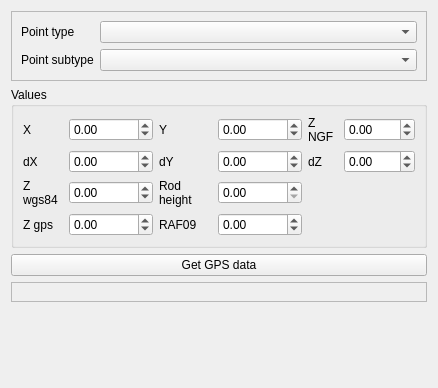
<?xml version="1.0" encoding="UTF-8"?>
<ui version="4.0">
 <class>Form_base3</class>
 <widget class="QWidget" name="Form_base3">
  <property name="geometry">
   <rect>
    <x>0</x>
    <y>0</y>
    <width>438</width>
    <height>388</height>
   </rect>
  </property>
  <property name="windowTitle">
   <string>Form</string>
  </property>
  <layout class="QVBoxLayout" name="verticalLayout">
   <item>
    <widget class="QFrame" name="frame">
     <property name="frameShape">
      <enum>QFrame::StyledPanel</enum>
     </property>
     <property name="frameShadow">
      <enum>QFrame::Raised</enum>
     </property>
     <layout class="QFormLayout" name="formLayout_2">
      <item row="0" column="0">
       <widget class="QLabel" name="label">
        <property name="text">
         <string>Point type</string>
        </property>
       </widget>
      </item>
      <item row="0" column="1">
       <widget class="QComboBox" name="comboBox_type"/>
      </item>
      <item row="1" column="0">
       <widget class="QLabel" name="label_2">
        <property name="text">
         <string>Point subtype</string>
        </property>
       </widget>
      </item>
      <item row="1" column="1">
       <widget class="QComboBox" name="comboBox_subtype"/>
      </item>
     </layout>
    </widget>
   </item>
   <item>
    <widget class="QGroupBox" name="groupBox_2">
     <property name="title">
      <string>Values</string>
     </property>
     <layout class="QGridLayout" name="gridLayout_2">
      <item row="4" column="0">
       <widget class="QLabel" name="label_13">
        <property name="text">
         <string>Z wgs84</string>
        </property>
        <property name="wordWrap">
         <bool>true</bool>
        </property>
       </widget>
      </item>
      <item row="1" column="3">
       <widget class="QDoubleSpinBox" name="doubleSpinBox_dY">
        <property name="minimum">
         <double>-1.000000000000000</double>
        </property>
       </widget>
      </item>
      <item row="0" column="1">
       <widget class="QDoubleSpinBox" name="doubleSpinBox_X">
        <property name="minimum">
         <double>-1.000000000000000</double>
        </property>
        <property name="maximum">
         <double>9999999.000000000000000</double>
        </property>
       </widget>
      </item>
      <item row="1" column="2">
       <widget class="QLabel" name="label_14">
        <property name="text">
         <string>dY</string>
        </property>
       </widget>
      </item>
      <item row="0" column="0">
       <widget class="QLabel" name="label_5">
        <property name="text">
         <string>X</string>
        </property>
       </widget>
      </item>
      <item row="5" column="1">
       <widget class="QDoubleSpinBox" name="doubleSpinBox_Zgps">
        <property name="minimum">
         <double>-100.000000000000000</double>
        </property>
        <property name="maximum">
         <double>9999.000000000000000</double>
        </property>
       </widget>
      </item>
      <item row="4" column="1">
       <widget class="QDoubleSpinBox" name="doubleSpinBox_Zwgs84">
        <property name="minimum">
         <double>-100.000000000000000</double>
        </property>
        <property name="maximum">
         <double>9999.000000000000000</double>
        </property>
       </widget>
      </item>
      <item row="5" column="2">
       <widget class="QLabel" name="label_16">
        <property name="text">
         <string>RAF09</string>
        </property>
        <property name="wordWrap">
         <bool>true</bool>
        </property>
       </widget>
      </item>
      <item row="5" column="0">
       <widget class="QLabel" name="label_18">
        <property name="text">
         <string>Z gps</string>
        </property>
        <property name="wordWrap">
         <bool>true</bool>
        </property>
       </widget>
      </item>
      <item row="4" column="3">
       <widget class="QDoubleSpinBox" name="doubleSpinBox_hautperche"/>
      </item>
      <item row="5" column="3">
       <widget class="QDoubleSpinBox" name="doubleSpinBox_raf09">
        <property name="minimum">
         <double>-999.000000000000000</double>
        </property>
        <property name="maximum">
         <double>999.000000000000000</double>
        </property>
       </widget>
      </item>
      <item row="4" column="2">
       <widget class="QLabel" name="label_22">
        <property name="text">
         <string>Rod height</string>
        </property>
        <property name="wordWrap">
         <bool>true</bool>
        </property>
       </widget>
      </item>
      <item row="0" column="2">
       <widget class="QLabel" name="label_9">
        <property name="text">
         <string>Y</string>
        </property>
       </widget>
      </item>
      <item row="0" column="4">
       <widget class="QLabel" name="label_11">
        <property name="text">
         <string>Z NGF</string>
        </property>
        <property name="wordWrap">
         <bool>true</bool>
        </property>
       </widget>
      </item>
      <item row="0" column="3">
       <widget class="QDoubleSpinBox" name="doubleSpinBox_Y">
        <property name="minimum">
         <double>-1.000000000000000</double>
        </property>
        <property name="maximum">
         <double>9999999.000000000000000</double>
        </property>
       </widget>
      </item>
      <item row="0" column="5">
       <widget class="QDoubleSpinBox" name="doubleSpinBox_Z">
        <property name="enabled">
         <bool>true</bool>
        </property>
        <property name="minimum">
         <double>-100.000000000000000</double>
        </property>
        <property name="maximum">
         <double>9999.000000000000000</double>
        </property>
       </widget>
      </item>
      <item row="1" column="0">
       <widget class="QLabel" name="label_7">
        <property name="text">
         <string>dX</string>
        </property>
       </widget>
      </item>
      <item row="1" column="1">
       <widget class="QDoubleSpinBox" name="doubleSpinBox_dX">
        <property name="minimum">
         <double>-1.000000000000000</double>
        </property>
       </widget>
      </item>
      <item row="1" column="4">
       <widget class="QLabel" name="label_15">
        <property name="text">
         <string>dZ</string>
        </property>
       </widget>
      </item>
      <item row="1" column="5">
       <widget class="QDoubleSpinBox" name="doubleSpinBox_dZ">
        <property name="minimum">
         <double>-1.000000000000000</double>
        </property>
       </widget>
      </item>
     </layout>
    </widget>
   </item>
   <item>
    <widget class="QPushButton" name="pushButton_catchvalues">
     <property name="text">
      <string>Get GPS data</string>
     </property>
    </widget>
   </item>
   <item>
    <widget class="QFrame" name="frame_gps">
     <property name="frameShape">
      <enum>QFrame::StyledPanel</enum>
     </property>
     <property name="frameShadow">
      <enum>QFrame::Raised</enum>
     </property>
     <layout class="QVBoxLayout" name="verticalLayout_3"/>
    </widget>
   </item>
   <item>
    <spacer name="verticalSpacer">
     <property name="orientation">
      <enum>Qt::Vertical</enum>
     </property>
     <property name="sizeHint" stdset="0">
      <size>
       <width>20</width>
       <height>40</height>
      </size>
     </property>
    </spacer>
   </item>
  </layout>
 </widget>
 <resources/>
 <connections/>
</ui>
